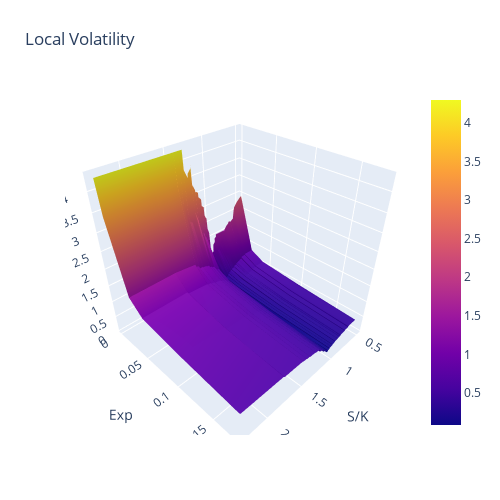

Write notebook code for a chart like this one.
### Code cell
#LINEAR INTERPOLATION
new_df = option.df[['moneyness', '_T', 'L_VOL']]
new_df = new_df.pivot(index = '_T',columns='moneyness', values='L_VOL')

new_df=new_df.interpolate(method='linear',axis=1,limit_direction='both')
z = new_df
x = list(new_df.columns)
y = list(new_df.index)


fig = go.Figure(data=[go.Surface(z=z, x=x, y=y)])
fig.update_layout(title='Local Volatility', autosize=False,
                  width=500, height=500,
                  margin=dict(l=65, r=50, b=65, t=90))

fig.update_scenes(xaxis_title_text='S/K', yaxis_title_text='Exp', zaxis_title_text='Local Vol') 
fig.show()

### Figure 1 — Plotly figure (JSON) as saved in the notebook; plotly's stock layout.template omitted (floating-point values rounded to 4 significant figures; data arrays with more than 128 entries replaced by an {"elided": "..."} marker saying what was removed)
{"data": [{"type": "surface", "x": [0.4902, 0.4933, 0.5036, 0.5702, 0.6123, 0.6215, 0.6225, 0.6234, 0.6274, 0.683, 0.6837, 0.6847, 0.6848, 0.69, 0.7124, 0.713, 0.7423, 0.7602, 0.7606, 0.7618, 0.7671, 0.7771, 0.7791, 0.7791, 0.813, 0.8147, 0.8153, 0.855, 0.857, 0.8571, 0.8575, 0.8611, 0.8786, 0.8791, 0.9016, 0.9018, 0.9018, 0.9023, 0.9252, 0.9252, 0.9253, 0.9508, 0.952, 0.9522, 0.9524, 0.9531, 0.9784, 0.9788, 0.9793, 0.9794, 0.9795, 0.9851, 1.007, 1.007, 1.008, 1.008, 1.009, 1.035, 1.038, 1.039, 1.07, 1.071, 1.071, 1.072, 1.072, 1.102, 1.102, 1.104, 1.141, 1.142, 1.142, 1.142, 1.143, 1.15, 1.181, 1.181, 1.181, 1.22, 1.223, 1.224, 1.224, 1.224, 1.265, 1.269, 1.314, 1.318, 1.318, 1.318, 1.319, 1.368, 1.369, 1.371, 1.372, 1.38, 1.427, 1.427, 1.428, 1.552, 1.709, 1.71, 1.714, 1.716, 1.725, 2.287, 2.301], "y": [0.00159, 0.00433, 0.02351, 0.04269, 0.1002, 0.1769], "z": {"elided": "6x105 float values"}}], "layout": {"autosize": false, "height": 500, "margin": {"b": 65, "l": 65, "r": 50, "t": 90}, "scene": {"xaxis": {"title": {"text": "S/K"}}, "yaxis": {"title": {"text": "Exp"}}, "zaxis": {"title": {"text": "Local Vol"}}}, "title": {"text": "Local Volatility"}, "width": 500}}
